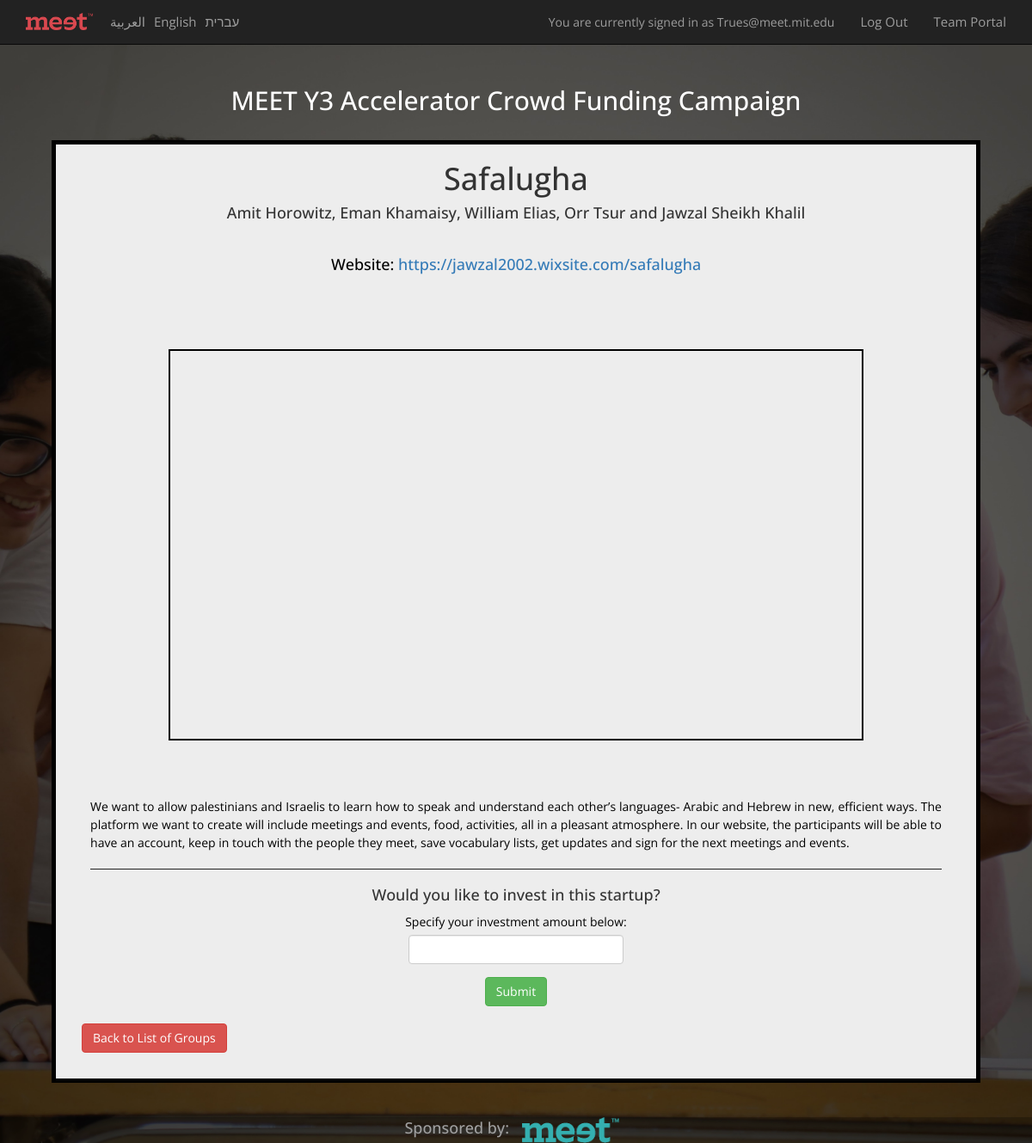
The page /product/14 (signed in) on the database its author committed.
### models.py (models this page shows, shortened)
class Team(Base):
        __tablename__ = 'team'
        id = Column(Integer, primary_key=True)
        name = Column(String(255))
        photo = Column(String(255), unique=False)
        students = relationship("User", back_populates = "team")
        product = relationship("Product",uselist=False, back_populates = "team")
        email = Column(String(255))
        password = Column(String(255))

class Product(Base):
	__tablename__ = 'product'
	id = Column(Integer, primary_key=True)
	comments = relationship("Comment", back_populates = "product")
	team_id = Column(Integer, ForeignKey('team.id'))
	team = relationship("Team", back_populates="product")
	team_members = Column(String(255))
	investments = relationship("Investment", back_populates= "product")
	photo = Column(String(255), unique = False)
	video = Column(String(255), unique = False)
	description_en = Column(String)
	description_ar = Column(String)
	description_he = Column(String)
	website_url = Column(String(255))

### webapp.py (the view)
@app.route("/product/<int:product_id>")
def showProduct(product_id):
	if check_valid_time() != "valid":
			return check_valid_time()
	if 'language' not in login_session:
			login_session['language'] = 'en'
	if 'id' not in login_session:
			return redirect(url_for('login'))
	product = get_prod_by_id(product_id)
	wallet = get_user_wallet(login_session['id'])
	return render_template('productPage.html', product = product, wallet = wallet)

### database.py (called while the page is built)
def get_user_wallet(user_id):
    return session.query(Wallet).filter_by(user_id = user_id).one_or_none()

def get_prod_by_id(product_id):
        return session.query(Product).filter_by(id = product_id).one()

### webapp.py (called while the page is built, shortened)
def check_valid_time():
	if 'group' not in login_session:
			return redirect(url_for('/'))
	if login_session['group'] in ['student','administrator']: #students and admins can access pages before hand.
			return 'valid'

### templates/productPage.html (shortened to what this page needs)
{% extends "layout.html" %}
{% block body %}
{% if session['language'] == 'he' %}
	<div class="two" class="right-align">
		<h1>{{product.team.name}}</h1>
		{%if product.team_members != None %}
			<div id="team-members">
				<h4>{{product.team_members}}</h4><br>
			</div>
		{%endif%}
		{%if product.website_url != None %}
			<div id="product-url">
				<h4>אתר: <a href={{product.website_url}} target="_blank">{{product.website_url}}</a></h4><br>
			</div>
		{%endif%}
		<div class="video-container"><iframe class="video_desktop" width="600" height="334" src="{{product.video}}" allowfullscreen>
		</iframe></div>
		<div class=" mainco">
			<p>
				{{product.description_he}}
			</p>
			<hr>
			{% if session['group'] == 'silver' or session['group'] == 'gold'%}
				<div class="invest-form">
					<form action = "{{url_for('addComment', team_id = product.team_id)}}" method = 'post'>
						<div class="form-group">
							<textarea name='commentary' class="form-control" rows="3" placeholder="אנא השאר תגובה או ביקורת לקבוצה כאן."></textarea>
						</div>
						<button type="submit" class="submitproduct btn btn-success">שלח</button>
					</form>
				</div>
				<br>
			{%endif%}
			<div class="invest-form">
				<form action="{{ url_for('makeAnInvestment', product_id = product.id) }}" method = 'post'>
					<h4>האם ברצונך להשקיע בסטארט-אפ זה? הגדר את סכום השקעתך למטה:</h4>
					<div class="form-group">
						<input id="invest-amount" class="number form-control" type="number" name="amount">
					</div>
					<button type="submit" class="submitproduct btn btn-success">שלח</button>
				</form>
			</div>
		</div>
		<div id="back-btn">
			<a href="/products">
				<button class="btn btn-danger">חזרה לרשימת הקבוצות</button>
			</a>
		</div>
	</div>
{% else %}
	<div class="two">
		<h1>{{product.team.name}}</h1>
		{%if product.team_members != None %}
			<div id="team-members">
				<h4>{{product.team_members}}</h4><br>
			</div>
		{%endif%}
		{%if product.website_url != None %}
			<div id="product-url">
				<h4>Website: <a href={{product.website_url}} target="_blank">{{product.website_url}}</a></h4><br>
			</div>
		{%endif%}
		<div class="video-container"><iframe class="video_desktop" width="600" height="334" src="{{product.video}}" allowfullscreen>
		</iframe></div>
		<div class=" mainco">
			<p>
				{{product.description_en}}
			</p>
			<hr>
			<div class="invest-form">
				<form action="{{ url_for('makeAnInvestment', product_id = product.id) }}" method = 'post'>
					<h4>Would you like to invest in this startup?</h4>
					<div class="form-group">
						<p> Specify your investment amount below: </p>
						<input id="invest-amount" class="number form-control" type="number" name="amount">
					</div>
					<button type="submit" class="submitproduct btn btn-success">Submit</button>
				</form>
			</div>
		</div>
		<div id="back-btn">
			<a href="/products">
				<button class="btn btn-danger">Back to List of Groups</button>
			</a>
		</div>
	</div>
{%endif%}
{%endblock%}

### static/style.css (style rules this page uses)
html { font-family: 'Open Sans', sans-serif; background: url(../static/background2.jpg) no-repeat center center fixed; -webkit-background-size: cover; -moz-background-size: cover; -o-background-size: cover; background-size: cover; margin: 0px; }
body { padding-top: 50px; padding-bottom: 70px; margin: 0px; font-family: 'Open Sans', sans-serif; line-height: 1.5; background: none; }
p { color: #fff; margin: 0px; }
#back-btn { text-align: left; }
.two { margin: auto; padding: 0 30px 30px 30px; text-align: center; background: #ededed;; border: 5px solid black; width: 90%; }
.mainco { text-align: justify; margin: 1%; background: #ededed; }
.mainco p { color: black; background: #ededed; }
#product-url { color: black; text-align: center; }
.video_desktop { border: 2px solid black; }
.video-container { position: relative; padding-bottom: 56.25%; height: 0; overflow: hidden; }
.video-container iframe, .video-container object, .video-container embed { position: absolute; top: 10%; left: 10%; width: 80%; height: 80%; }
.invest-form { text-align: center; margin: 20px; }
input.number { margin: auto; margin-top: 5px; max-width: 250px; }
hr { border-color: #222; }
iframe { border: 0px; }

### rows shown on the page
Team: team.name "Safalugha"
Product: team_members "Amit Horowitz, Eman Khamaisy, William Elias, Orr Tsur and Jawzal Sheikh Khalil", website_url "https://jawzal2002.wixsite.com/safalugha", description_en "We want to allow palestinians and Israelis to learn how to speak and understand each other’s languages- Arabic and Hebrew in new, efficient ways. The platform we want to create will include meetings and events, food, activities, all in a pleasant atmosphere. In our website, the participants will be able to have an account, keep in touch with the people they meet, save vocabulary lists, get updates and sign for the next meetings and events."

### other values the page prints
{{ session['email'] }} "Trues@meet.mit.edu"
